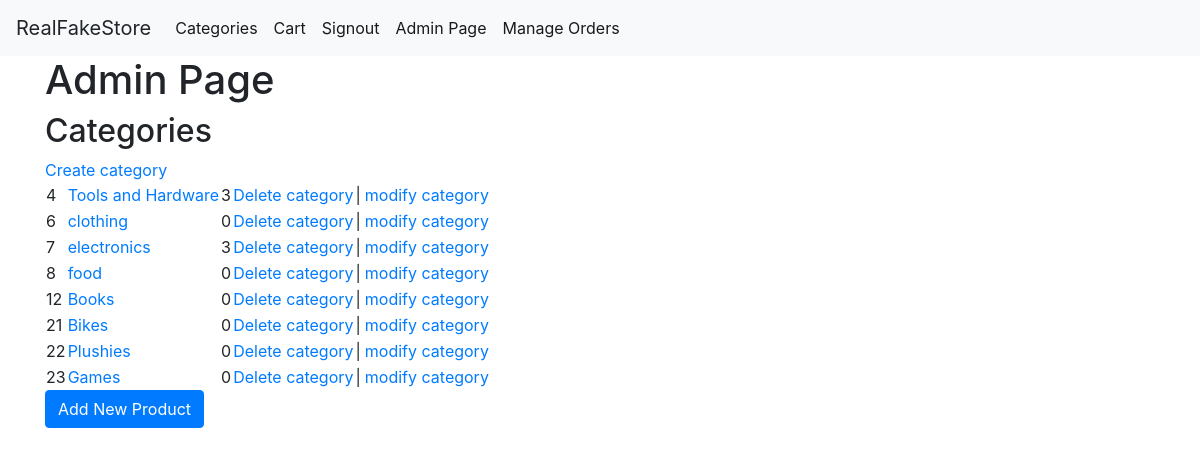
/admin/admin.php (signed in), run on the app's committed database.
### tables this page shows
CREATE TABLE `categories` (
  `ID` tinyint(3) UNSIGNED NOT NULL,
  `name` varchar(32) NOT NULL,
  `image_name` text NOT NULL DEFAULT 'images/no_image.png'
);

### admin/admin.php (the view, shortened to what this page needs)
<?php
require_once('../theme/header.php');
require_once('verify_if_admin.php');
$result=$connection->query('
	SELECT categories.ID,categories.name,COUNT(items.ID) AS items_count
	FROM categories
	LEFT JOIN items ON items.category_ID=categories.ID
	GROUP BY categories.ID');
?>
<div class="container">
<h1>Admin Page</h1>
<h2>Categories</h2>
<?php
echo '<a href="create.php">Create category</a>';
echo '<table>';
while($category=$result->fetch()){
	echo '<tr>
		<td>'.$category['ID'].'</td>
		<td><a href="detail_admin.php?id='.$category['ID'].'">'.$category['name'].'</a></td>
		<td>'.$category['items_count'].'</td>
		<td><a href="delete.php?id='.$category['ID'].'">Delete category</a></td>
		<td> | <td>
		<td><a href="modify.php?id='.$category['ID'].'">modify category</a><td>
	</tr>';
}
echo '</table>';
?>
<form action="add_product.php">
  <input type="submit" class="btn btn-primary" name="add_product" value="Add New Product" >
</form>

### data on the page
categories: ID "4", name "Tools and Hardware", items_count "3"
categories: ID "6", name "clothing", items_count "0"
categories: ID "7", name "electronics", items_count "3"
categories: ID "8", name "food", items_count "0"
categories: ID "12", name "Books", items_count "0"
categories: ID "21", name "Bikes", items_count "0"
categories: ID "22", name "Plushies", items_count "0"
categories: ID "23", name "Games", items_count "0"
